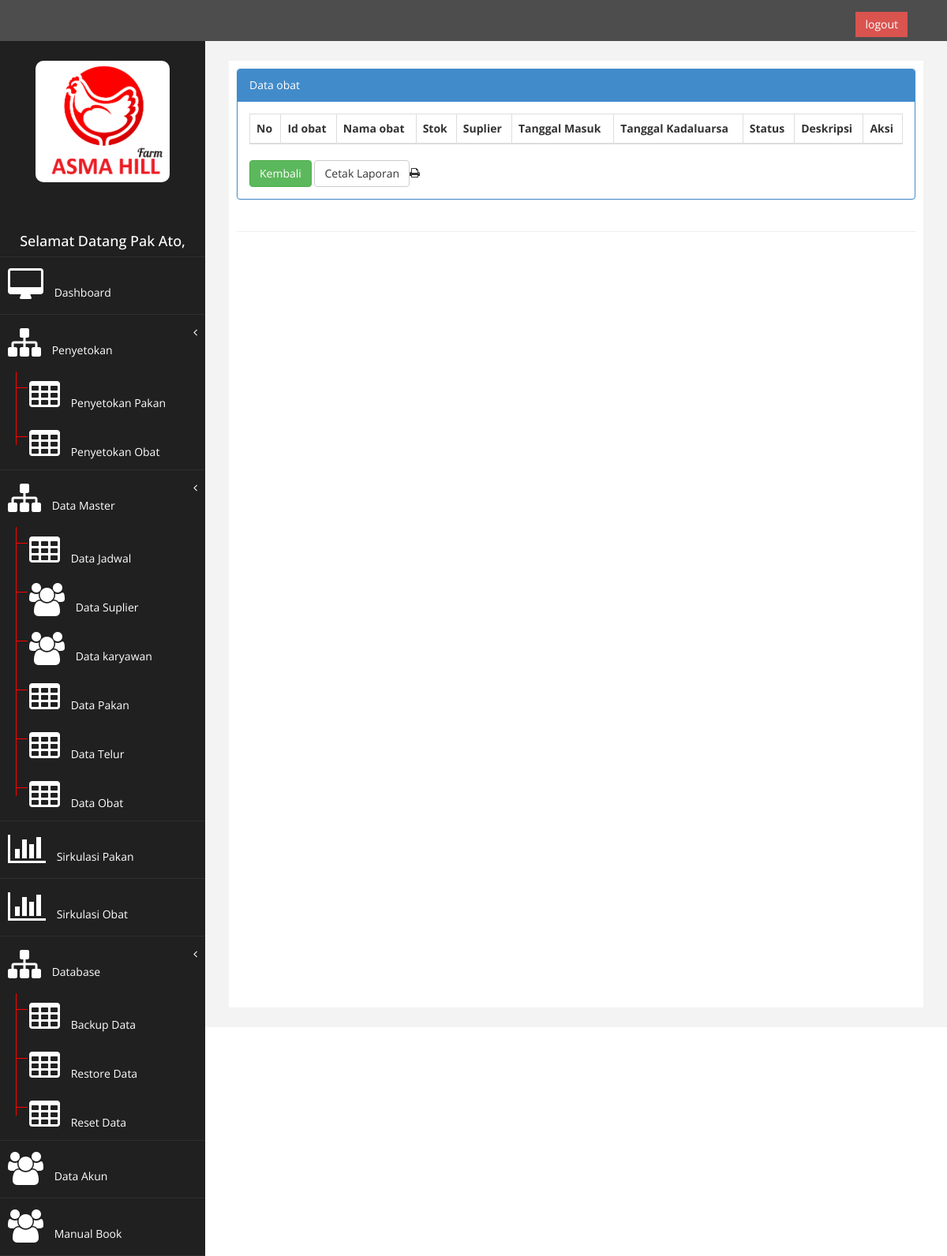
Page /index.php?page=view_obat&aksi=data_obat&id=6 (signed in) on the earlier database version.
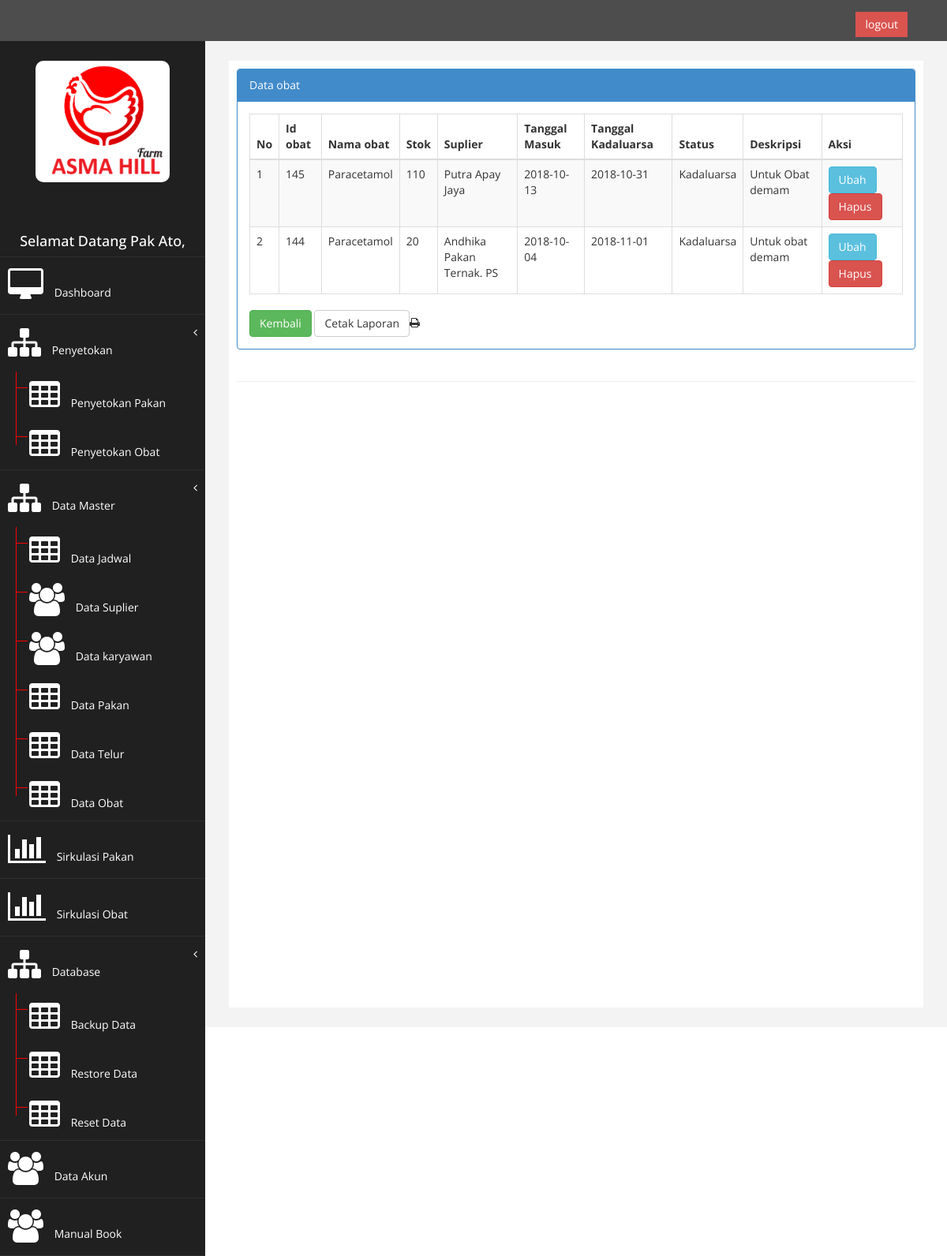
Same page on the later database version.
### tables this page shows
CREATE TABLE `tb_obat` (
  `id_obat` int(9) NOT NULL AUTO_INCREMENT,
  `nama_obat` varchar(250) NOT NULL,
  `stok` int(11) NOT NULL,
  `id_suplier` int(5) NOT NULL,
  `id_kategori` int(11) NOT NULL,
  `tgl_masuk` date NOT NULL,
  `tgl_kadaluarsa` date NOT NULL,
  `deskripsi` varchar(100) NOT NULL,
  PRIMARY KEY (`id_obat`),
  KEY `id_suplier` (`id_suplier`),
  CONSTRAINT `tb_obat_ibfk_1` FOREIGN KEY (`id_suplier`) REFERENCES `tb_suplier` (`id_suplier`) ON DELETE CASCADE ON UPDATE CASCADE
);

CREATE TABLE `tb_suplier` (
  `id_suplier` int(5) NOT NULL AUTO_INCREMENT,
  `nama_suplier` varchar(250) NOT NULL,
  `alamat_suplier` varchar(250) NOT NULL,
  `tlp_suplier` varchar(12) NOT NULL,
  PRIMARY KEY (`id_suplier`)
);

### page/data_obat/data_obat.php (the view, shortened to what this page needs)
<div class="row">
                <div class="col-md-12">
                    <div class="panel panel-primary">
                        <div class="panel-heading">
                             Data obat
                        </div>
                        <div class="panel-body">
                            <div class="table-responsive">
                                <table class="table table-striped table-bordered table-hover" id="dataTables-example">
                                    <thead>
                                        <tr>
                                            <th>No</th>
                                            <th>Id obat</th>
                                            <th>Nama obat</th>
                                            <th>Stok</th>
                                            <th>Suplier</th>
                                            <th>Tanggal Masuk</th>
                                            <th>Tanggal Kadaluarsa</th>
                                            <th>Status</th>
                                            <th>Deskripsi</th>
                                            <th>Aksi</th>
                                        </tr>
                                    </thead>
                                    <tbody>
                                    <?php error_reporting(E_ALL ^ E_NOTICE);
                                    $no = 1;
                                    $sql = $koneksi->query("select tb_obat.id_obat,tb_obat.nama_obat, tb_obat.stok, tb_obat.id_suplier, tb_obat.tgl_masuk, tb_obat.tgl_kadaluarsa, tb_suplier.nama_suplier,IF(DATEDIFF(NOW(),tgl_kadaluarsa)>0,'Kadaluarsa','Belum Kadaluarsa') AS kadaluarsa, tb_obat.deskripsi from tb_obat INNER JOIN tb_suplier ON tb_obat.id_suplier=tb_suplier.id_suplier WHERE id_kategori=$_GET[id]");
                                    while ($data= $sql->fetch_assoc()){
                                    ?>
                                    <tr>
                                    <td><?php echo $no++; ?></td>
                                     <td><?php echo $data['id_obat']; ?></td>
                                    <td><?php echo $data['nama_obat']; ?></td>
                                    <td><?php echo $data['stok']; ?></td>
                                    <td><?php echo $data['nama_suplier']; ?></td>
                                    <td><?php echo $data['tgl_masuk']; ?></td>
                                    <td><?php echo $data['tgl_kadaluarsa']; ?></td>
                                    <td><?php echo $data['kadaluarsa']; ?></td>
                                  <td><?php echo $data['deskripsi']; ?></td>
                                    <td>
                                    <a href="?page=view_obat&aksi=ubah&id=<?php echo $data['id_obat'];?>"  class="btn btn-info">Ubah</a>
                                    <a onclick="return confirm('Anda Yakin Akan Menghapus Data Ini?')" href="?page=view_obat&aksi=hapus&id=<?php echo $data['id_obat']; ?>&kategori=<?php echo $_GET[id]; ?>" class="btn btn-danger">Hapus</a>
                                    </td>
                                    </tr>
                                    <?php } ?>
                                    </tbody>
                                    </table>
                                    </div>
                                 <form method="POST" action="./laporan/laporan_obat.php">
    <a href="?page=view_obat" class="btn btn-success" style="margin-bottom: : 8px";><i class="fa fa-back"></i>Kembali</a>
  <input type="submit" name="submit" value="Cetak Laporan" target="blank" class="btn btn-default" style="margin-bottom: : 8px"><li class=" fa fa-print"></li>
</form>
                                       </div>
                                        </div>
                                         </div>
                                          </div>

Differences in the rows shown:
added tb_obat: id_obat "145", nama_obat "Paracetamol", stok "110", id_suplier.nama_suplier "Putra Apay Jaya", tgl_masuk "2018-10-13", tgl_kadaluarsa "2018-10-31", kadaluarsa "Kadaluarsa", deskripsi "Untuk Obat demam"
added tb_obat: id_obat "144", nama_obat "Paracetamol", stok "20", id_suplier.nama_suplier "Andhika Pakan Ternak. PS", tgl_masuk "2018-10-04", tgl_kadaluarsa "2018-11-01", kadaluarsa "Kadaluarsa", deskripsi "Untuk obat demam"
